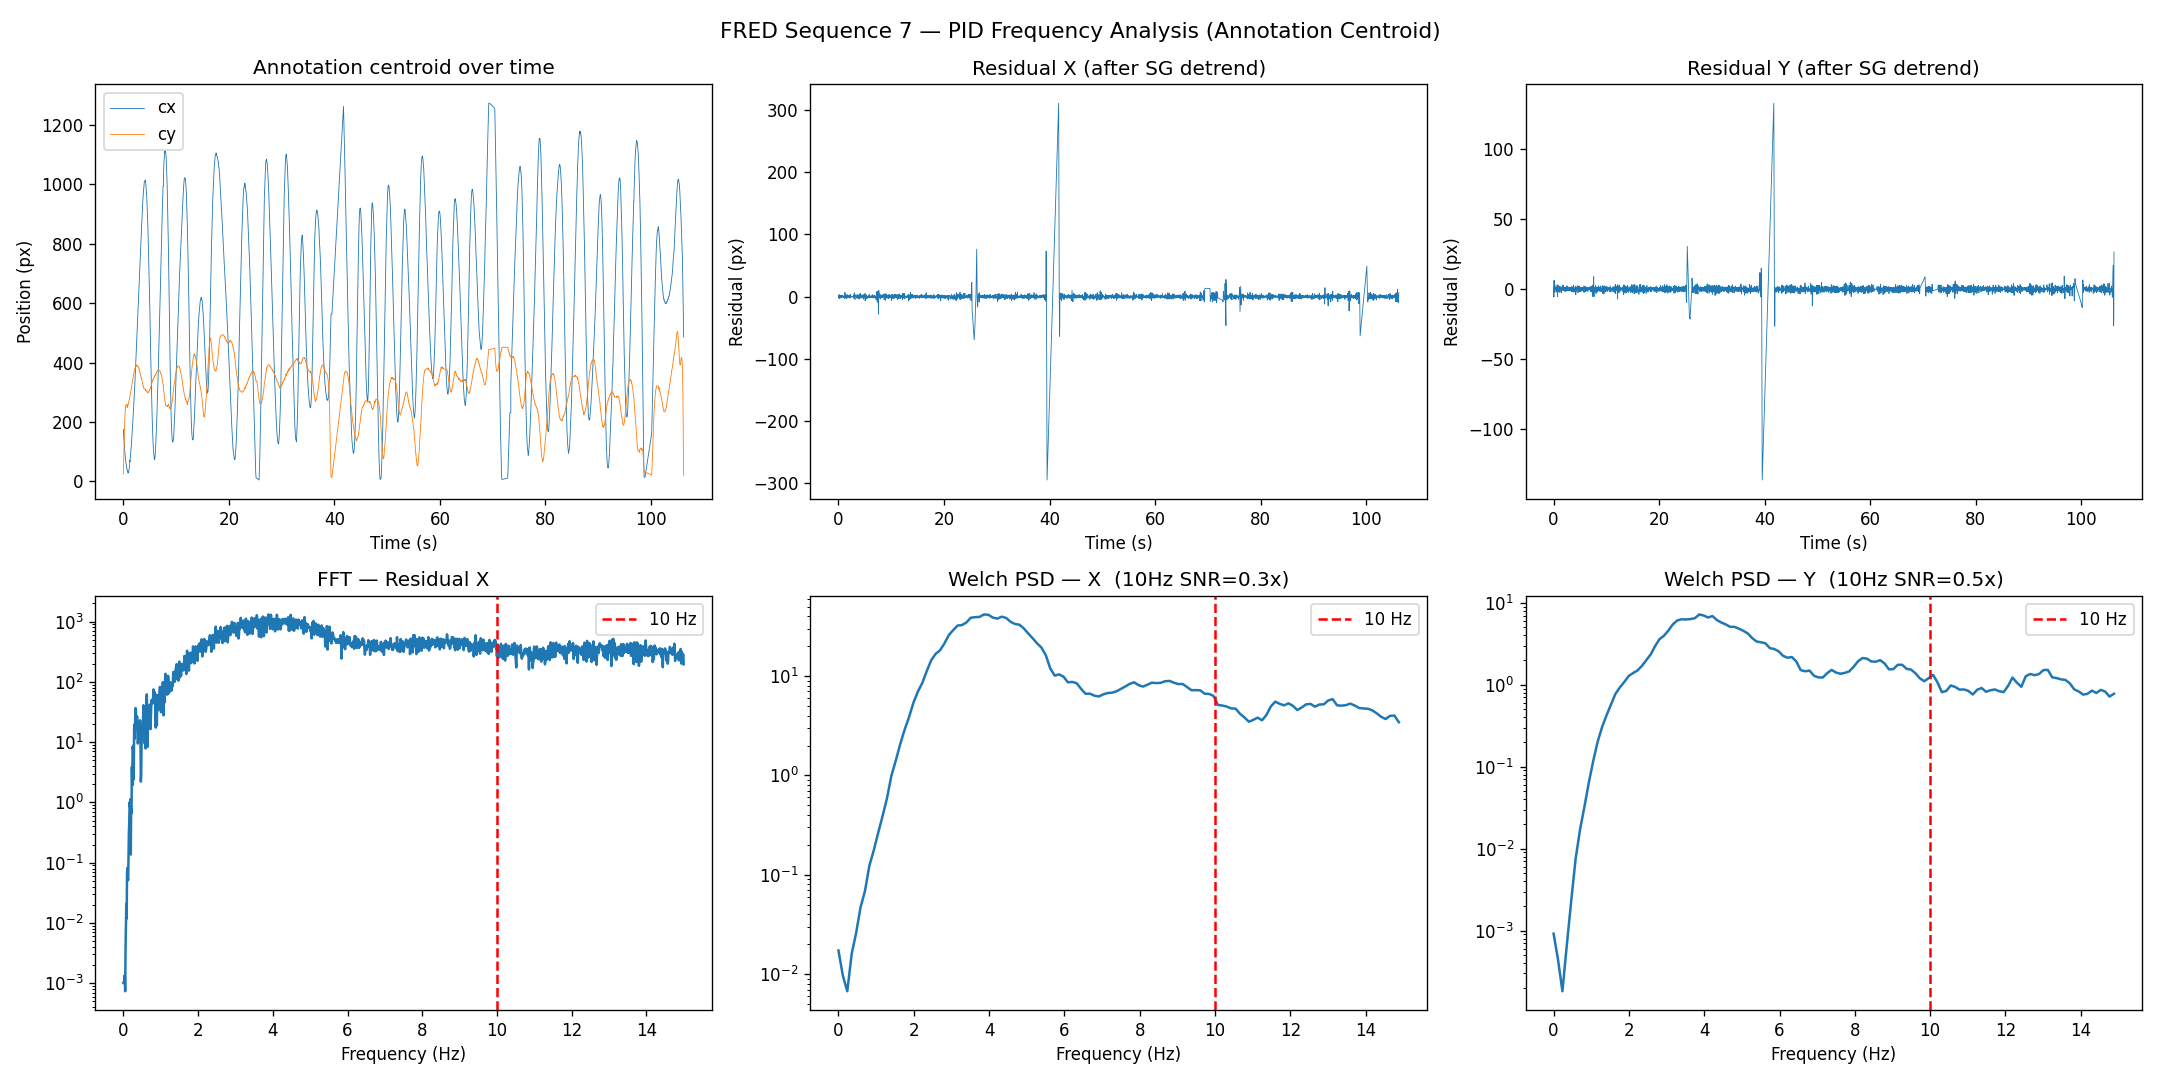

Recreate this plot in Python.
"""
PID Frequency Analysis v3 — annotation centroid FFT
====================================================
Instead of using event image centroids (which are saturated/symmetric),
run FFT directly on the ground-truth annotation bbox center time series.

If the drone has a 10Hz PID wobble, the annotation centroid will show
that oscillation on top of the overall flight trajectory.

Approach:
  1. Load all annotations (t, cx, cy)
  2. Fit + subtract the smooth flight trajectory (Savitzky-Golay)
  3. FFT the residual
  4. Look for 10Hz peak
"""

import numpy as np
import os
from scipy.signal import savgol_filter, welch
import matplotlib
matplotlib.use('Agg')
import matplotlib.pyplot as plt

COORDS_FILE = "/sessions/magical-gracious-brahmagupta/mnt/ai_drone/7/coordinates.txt"
OUT_DIR     = "/sessions/magical-gracious-brahmagupta/mnt/outputs"

# ── 1. Load all annotations ───────────────────────────────────────────────────
times, cxs, cys = [], [], []
with open(COORDS_FILE) as f:
    for line in f:
        line = line.strip()
        if not line: continue
        time_part, coords_part = line.split(":")
        vals = [v.strip() for v in coords_part.split(",")]
        x1, y1, x2, y2 = float(vals[0]), float(vals[1]), float(vals[2]), float(vals[3])
        t = float(time_part.strip())
        times.append(t)
        cxs.append((x1 + x2) / 2)
        cys.append((y1 + y2) / 2)

times = np.array(times)
cxs   = np.array(cxs)
cys   = np.array(cys)

# Sort by time
order = np.argsort(times)
times = times[order]; cxs = cxs[order]; cys = cys[order]

print(f"Total annotations: {len(times)}")
print(f"Time range: {times[0]:.2f}s – {times[-1]:.2f}s")
dt_median = np.median(np.diff(times))
fs_ann = 1.0 / dt_median
print(f"Annotation rate: {fs_ann:.2f} Hz  (dt median={dt_median*1000:.1f} ms)")

# ── 2. Find segments of roughly uniform sampling ────────────────────────────
# Large gaps indicate drone not visible — split there
gaps = np.where(np.diff(times) > 0.1)[0]  # gaps > 100ms
print(f"\nLarge gaps (>100ms): {len(gaps)}")
if len(gaps) > 0:
    for g in gaps[:5]:
        print(f"  t={times[g]:.2f}s → gap {(times[g+1]-times[g])*1000:.0f}ms")

# ── 3. Analyse the full series with Savitzky-Golay detrending ────────────────
# SG filter with window covering ~0.5s = smooth slow motion, keep >2Hz oscillations
sg_window = max(int(fs_ann * 0.5), 5)
if sg_window % 2 == 0: sg_window += 1   # must be odd

trend_x = savgol_filter(cxs, sg_window, 3)
trend_y = savgol_filter(cys, sg_window, 3)

resid_x = cxs - trend_x
resid_y = cys - trend_y

print(f"\nSG window: {sg_window} samples ({sg_window/fs_ann:.2f}s)")
print(f"Residual X: std={resid_x.std():.3f}px  range=[{resid_x.min():.2f}, {resid_x.max():.2f}]")
print(f"Residual Y: std={resid_y.std():.3f}px  range=[{resid_y.min():.2f}, {resid_y.max():.2f}]")

# ── 4. FFT on full residual ────────────────────────────────────────────────────
n = len(resid_x)
fft_x = np.abs(np.fft.rfft(resid_x * np.hanning(n)))
fft_y = np.abs(np.fft.rfft(resid_y * np.hanning(n)))
freqs = np.fft.rfftfreq(n, d=dt_median)

print("\nTop FFT peaks (full sequence) — X residual:")
top5 = np.argsort(fft_x)[-8:][::-1]
for i in top5:
    print(f"  {freqs[i]:.2f} Hz  amp={fft_x[i]:.3f}")

print("\nTop FFT peaks (full sequence) — Y residual:")
top5 = np.argsort(fft_y)[-8:][::-1]
for i in top5:
    print(f"  {freqs[i]:.2f} Hz  amp={fft_y[i]:.3f}")

# ── 5. Welch PSD for better spectral resolution ──────────────────────────────
nperseg = min(256, len(resid_x)//4)
fx_w, px_w = welch(resid_x, fs=fs_ann, nperseg=nperseg)
fy_w, py_w = welch(resid_y, fs=fs_ann, nperseg=nperseg)

print("\nWelch PSD peaks — X residual:")
top_w = np.argsort(px_w)[-8:][::-1]
for i in top_w:
    print(f"  {fx_w[i]:.2f} Hz  PSD={px_w[i]:.4f}")

# Check 10Hz SNR in Welch
band = (fx_w >= 8) & (fx_w <= 12)
noise = (fx_w >= 2) & (fx_w <= 6)
snr_x_w = px_w[band].max() / px_w[noise].mean() if band.any() and noise.any() else 0
snr_y_w = py_w[band].max() / py_w[noise].mean() if band.any() and noise.any() else 0
print(f"\nWelch 10Hz SNR — X: {snr_x_w:.2f}x   Y: {snr_y_w:.2f}x")

# ── 6. Per-segment analysis (split at gaps > 50ms) ─────────────────────────
print("\n── Per-segment analysis ──────────────────────────")
gap_idx = list(np.where(np.diff(times) > 0.05)[0] + 1)
seg_starts = [0] + gap_idx
seg_ends   = gap_idx + [len(times)]
segs = [(s, e) for s, e in zip(seg_starts, seg_ends) if (e - s) >= 60]
print(f"Segments >= 60 samples: {len(segs)}")

best_snr = 0; best_seg = None; best_freq = None
for s, e in segs:
    t_s = times[s:e]; cx_s = cxs[s:e]; cy_s = cys[s:e]
    dt_s = np.median(np.diff(t_s)); fs_s = 1.0/dt_s
    if fs_s < 15: continue   # need Nyquist > 10Hz
    
    sg_w = max(int(fs_s * 0.5), 5)
    if sg_w % 2 == 0: sg_w += 1
    if sg_w >= len(cx_s): continue
    
    tr_x = savgol_filter(cx_s, sg_w, 3)
    tr_y = savgol_filter(cy_s, sg_w, 3)
    rx = cx_s - tr_x; ry = cy_s - tr_y
    
    npers = min(128, len(rx)//4)
    if npers < 16: continue
    fw, px = welch(rx, fs=fs_s, nperseg=npers)
    fw, py = welch(ry, fs=fs_s, nperseg=npers)
    
    b = (fw >= 7) & (fw <= 13)
    ns = (fw >= 1.5) & (fw <= 5)
    if not b.any() or not ns.any(): continue
    
    snr = max(px[b].max(), py[b].max()) / ((px[ns].mean()+py[ns].mean())/2)
    peak_f = fw[b][np.argmax(px[b])]
    
    if snr > best_snr:
        best_snr = snr; best_seg = (s,e); best_freq = peak_f
    
    if snr > 1.5:
        dur = t_s[-1] - t_s[0]
        print(f"  t={t_s[0]:.1f}-{t_s[-1]:.1f}s ({dur:.1f}s)  SNR={snr:.2f}x  peak={peak_f:.2f}Hz  std_x={rx.std():.2f}px")

print(f"\nBest segment SNR: {best_snr:.2f}x at {best_freq:.2f}Hz")

# ── 7. Plot ────────────────────────────────────────────────────────────────────
fig, axes = plt.subplots(2, 3, figsize=(18, 9))
fig.suptitle("FRED Sequence 7 — PID Frequency Analysis (Annotation Centroid)", fontsize=13)

# Raw centroid
ax = axes[0,0]
ax.plot(times - times[0], cxs, lw=0.5, label='cx'); ax.plot(times-times[0], cys, lw=0.5, label='cy')
ax.set_title("Annotation centroid over time"); ax.set_xlabel("Time (s)"); ax.set_ylabel("Position (px)")
ax.legend()

# Residual X
ax = axes[0,1]
ax.plot(times - times[0], resid_x, lw=0.5)
ax.set_title("Residual X (after SG detrend)"); ax.set_xlabel("Time (s)"); ax.set_ylabel("Residual (px)")

# Residual Y
ax = axes[0,2]
ax.plot(times - times[0], resid_y, lw=0.5)
ax.set_title("Residual Y (after SG detrend)"); ax.set_xlabel("Time (s)"); ax.set_ylabel("Residual (px)")

# FFT X
ax = axes[1,0]
mask = freqs <= 15
ax.semilogy(freqs[mask], fft_x[mask] + 1e-9)
ax.axvline(10, color='r', linestyle='--', label='10 Hz')
ax.set_title("FFT — Residual X"); ax.set_xlabel("Frequency (Hz)"); ax.legend()

# Welch PSD X
ax = axes[1,1]
mask_w = fx_w <= 15
ax.semilogy(fx_w[mask_w], px_w[mask_w] + 1e-12)
ax.axvline(10, color='r', linestyle='--', label='10 Hz')
ax.set_title(f"Welch PSD — X  (10Hz SNR={snr_x_w:.1f}x)"); ax.set_xlabel("Frequency (Hz)"); ax.legend()

# Welch PSD Y
ax = axes[1,2]
ax.semilogy(fy_w[mask_w], py_w[mask_w] + 1e-12)
ax.axvline(10, color='r', linestyle='--', label='10 Hz')
ax.set_title(f"Welch PSD — Y  (10Hz SNR={snr_y_w:.1f}x)"); ax.set_xlabel("Frequency (Hz)"); ax.legend()

plt.tight_layout()
out_path = os.path.join(OUT_DIR, "pid_annotation_fft.png")
plt.savefig(out_path, dpi=120)
print(f"\nPlot saved: {out_path}")

if best_snr > 2.0:
    print(f"\n✓  PID oscillation DETECTED: {best_freq:.1f} Hz (SNR={best_snr:.1f}x)")
elif best_snr > 1.3:
    print(f"\n~  Weak signal near {best_freq:.1f} Hz (SNR={best_snr:.1f}x) — possible PID but noisy")
else:
    print(f"\n✗  No clear PID frequency peak found (best SNR={best_snr:.2f}x at {best_freq:.2f}Hz)")
    print("   Annotation resolution may be too coarse to capture sub-pixel oscillations.")
